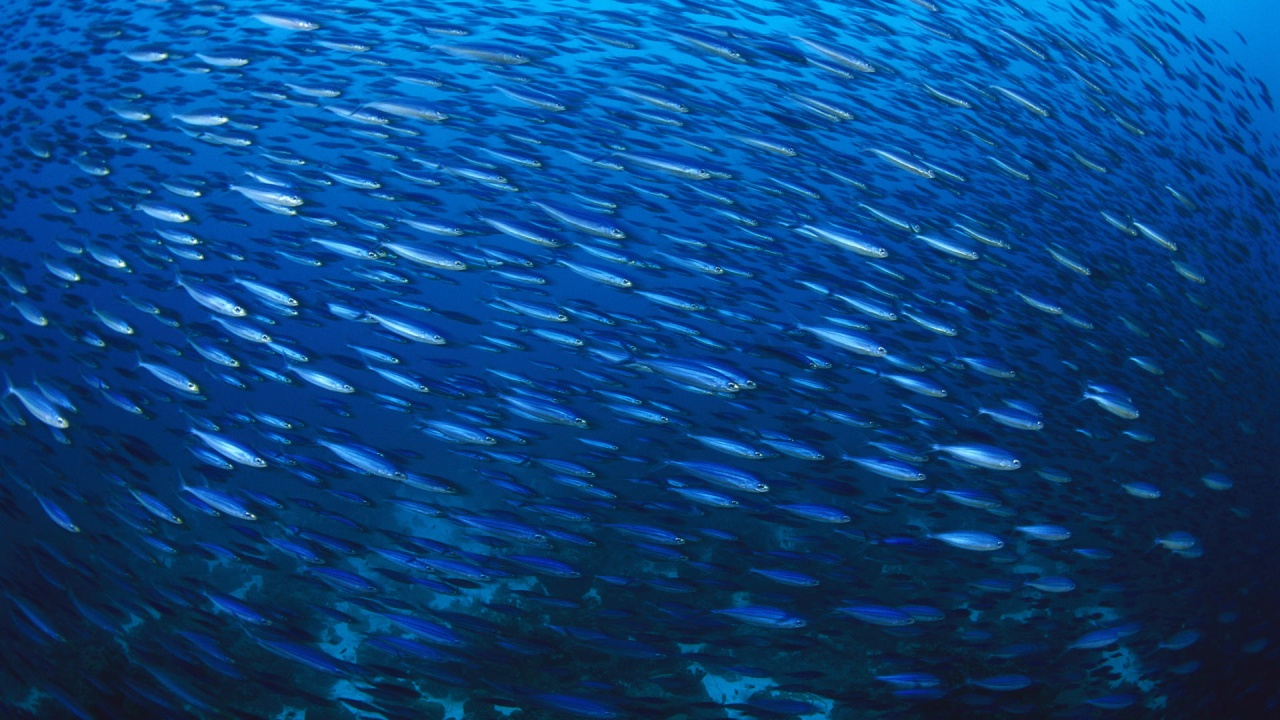
#> input picture lab9/ex1/resources/school.jpg, 1280 x 720 px; the run also reads 1 picture not shown here
$ python fish.py
#> lines starting #> are read from the running program, lines starting #| are printed output that depends on the picture; after the words box and inside, x2 and y2 are one past the last pixel; in counts of white or black regions, pixels touching at a corner belong together
import matplotlib.pyplot as plt
import numpy as np
from numpy import fft, rot90, multiply
from PIL import Image


img = np.asarray(Image.open("resources/school.jpg").convert("RGB"))
#> img is the input picture: shape (720, 1280, 3); mean R, G, B 9.1, 67.3, 128.5

school_of_fish = img[:, :, :2]
school_of_fish = fft.fft2(school_of_fish, axes=(0, 1, 2))

print(school_of_fish.shape)
#| (720, 1280, 2)

fish = np.asarray(Image.open("resources/fish1.png").convert("RGB"))
fish = fish[:, :, :22]

print(rot90(fish, 2).shape)
#| (15, 38, 3)
w, h, *tai = school_of_fish.shape
#> w = 720; h = 1280; tai = [2]
fish = (fft.fft2(fish, axes=(0, 1, 2), s=(w, h, 2)))
fish = np.rot90(fish, 2)

absolute_correlations = np.sum(
    abs(fft.ifft2(multiply(school_of_fish, fish))), axis=(2))
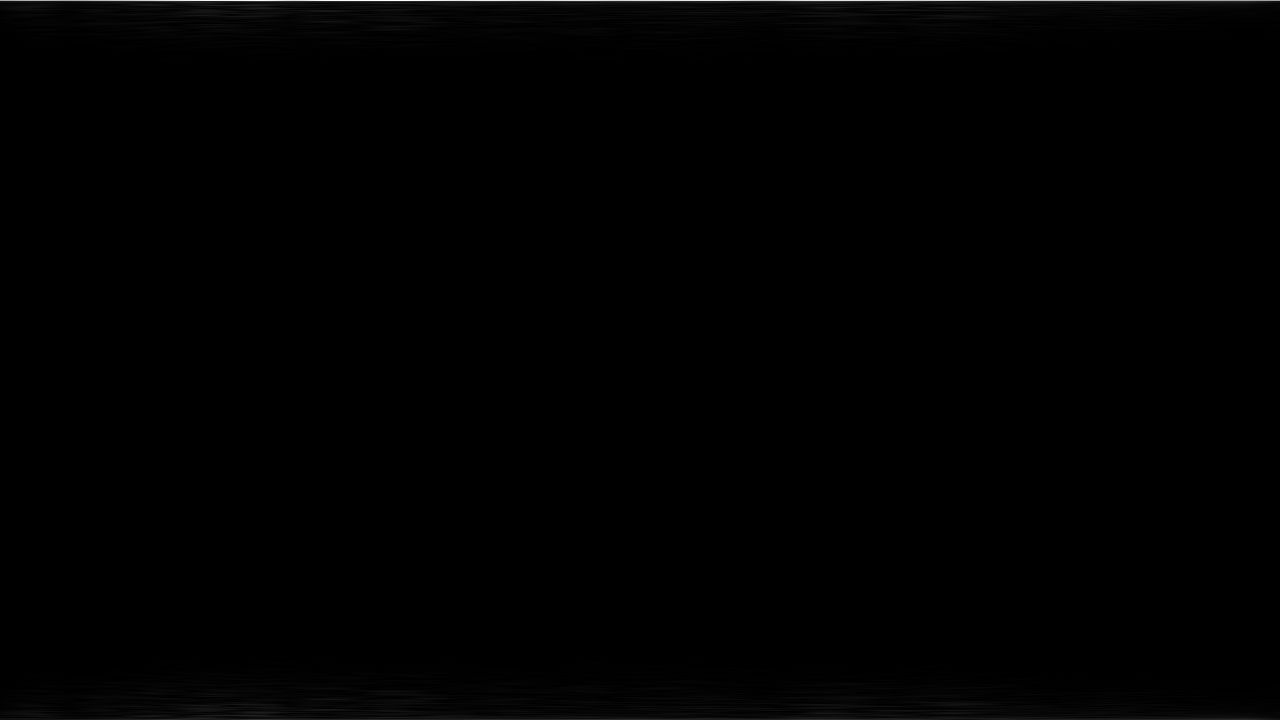
#> absolute_correlations: shape (720, 1280) float64; min 2301, max 6.57e+09, mean 28883846.5; drawn with min black and max white
max_correlation = np.amax(absolute_correlations)
#> max_correlation = 6.57e+09

new_img = np.array(Image.open("resources/school.jpg").convert("RGB"))

for i in range(absolute_correlations.shape[0]):
    for j in range(absolute_correlations.shape[1]):
        if absolute_correlations[i, j] >= 0.1 * max_correlation:
            new_img[i, j][0] = 200
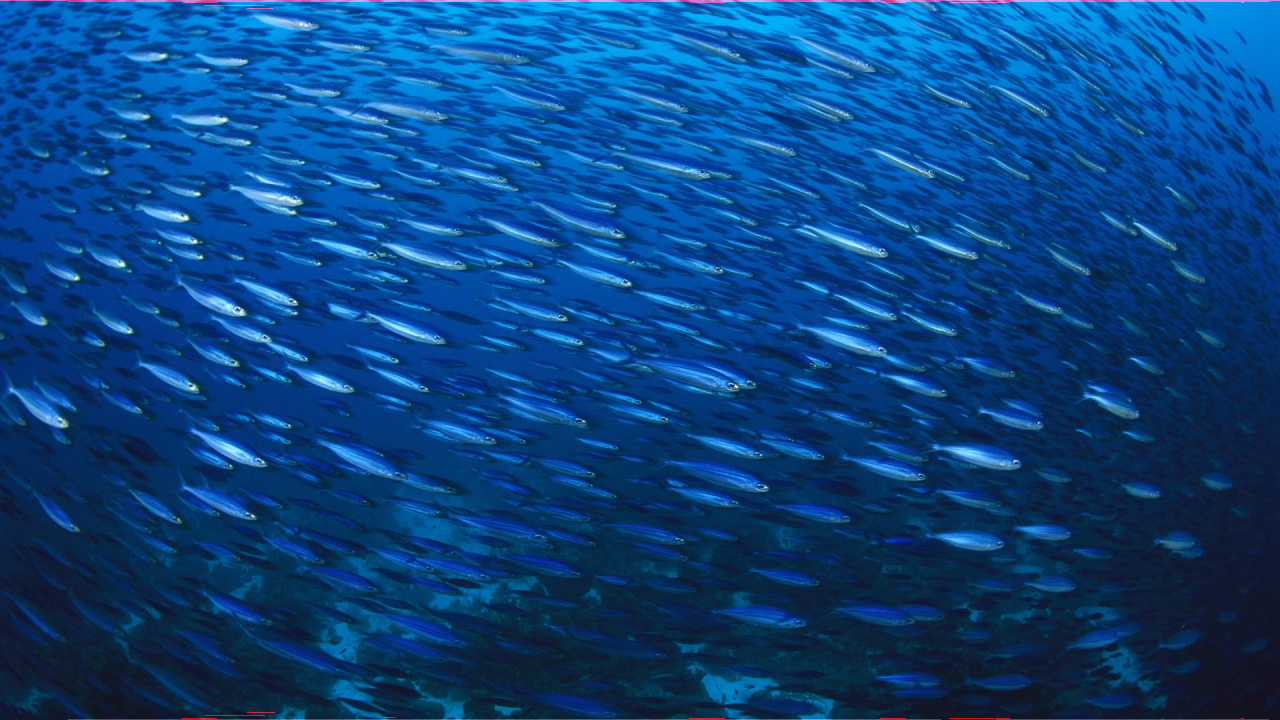
#> new_img: shape (720, 1280, 3); 0.44% of pixels changed, all inside (x1, y1, x2, y2) = (0, 0, 1280, 720)

result = Image.fromarray(new_img)
result.save("new_school_of_fish.jpg")
